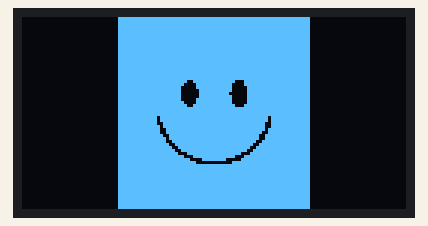
Bench run of a sketch on a simulated Arduino Uno, built with avr-gcc and run on an emulated ATmega328P. Shown: 128×64 one-colour display.

Above: at 2.1 s.

The sketch:

smile.ino
```cpp
#include <SPI.h>
#include <Wire.h>
#include <Adafruit_GFX.h>
#include <Adafruit_SSD1306.h>
#define SCREEN_WIDTH 128 // OLED display width, in pixels
#define SCREEN_HEIGHT 64 // OLED display height, in pixels
#define OLED_RESET     4 // Reset pin # (or -1 if sharing Arduino reset pin)
#define SCREEN_ADDRESS 0x3D
Adafruit_SSD1306 display(OLED_RESET);
// '360_F_295264675_clwKZxogAhxLS9sD163Tgkz1WMHsq1RJ (1) (1)', 128x64px
const unsigned char myBitmap[] PROGMEM = {
 0x00, 0x00, 0x00, 0x00, 0xff, 0xff, 0xff, 0xff, 0xff, 0xff, 0xff, 0xff, 0x00, 0x00, 0x00, 0x00,
  0x00, 0x00, 0x00, 0x00, 0xff, 0xff, 0xff, 0xff, 0xff, 0xff, 0xff, 0xff, 0x00, 0x00, 0x00, 0x00,
  0x00, 0x00, 0x00, 0x00, 0xff, 0xff, 0xff, 0xff, 0xff, 0xff, 0xff, 0xff, 0x00, 0x00, 0x00, 0x00,
  0x00, 0x00, 0x00, 0x00, 0xff, 0xff, 0xff, 0xff, 0xff, 0xff, 0xff, 0xff, 0x00, 0x00, 0x00, 0x00,
  0x00, 0x00, 0x00, 0x00, 0xff, 0xff, 0xff, 0xff, 0xff, 0xff, 0xff, 0xff, 0x00, 0x00, 0x00, 0x00,
  0x00, 0x00, 0x00, 0x00, 0xff, 0xff, 0xff, 0xff, 0xff, 0xff, 0xff, 0xff, 0x00, 0x00, 0x00, 0x00,
  0x00, 0x00, 0x00, 0x00, 0xff, 0xff, 0xff, 0xff, 0xff, 0xff, 0xff, 0xff, 0x00, 0x00, 0x00, 0x00,
  0x00, 0x00, 0x00, 0x00, 0xff, 0xff, 0xff, 0xff, 0xff, 0xff, 0xff, 0xff, 0x00, 0x00, 0x00, 0x00,
  0x00, 0x00, 0x00, 0x00, 0xff, 0xff, 0xff, 0xff, 0xff, 0xff, 0xff, 0xff, 0x00, 0x00, 0x00, 0x00,
  0x00, 0x00, 0x00, 0x00, 0xff, 0xff, 0xff, 0xff, 0xff, 0xff, 0xff, 0xff, 0x00, 0x00, 0x00, 0x00,
  0x00, 0x00, 0x00, 0x00, 0xff, 0xff, 0xff, 0xff, 0xff, 0xff, 0xff, 0xff, 0x00, 0x00, 0x00, 0x00,
  0x00, 0x00, 0x00, 0x00, 0xff, 0xff, 0xff, 0xff, 0xff, 0xff, 0xff, 0xff, 0x00, 0x00, 0x00, 0x00,
  0x00, 0x00, 0x00, 0x00, 0xff, 0xff, 0xff, 0xff, 0xff, 0xff, 0xff, 0xff, 0x00, 0x00, 0x00, 0x00,
  0x00, 0x00, 0x00, 0x00, 0xff, 0xff, 0xff, 0xff, 0xff, 0xff, 0xff, 0xff, 0x00, 0x00, 0x00, 0x00,
  0x00, 0x00, 0x00, 0x00, 0xff, 0xff, 0xff, 0xff, 0xff, 0xff, 0xff, 0xff, 0x00, 0x00, 0x00, 0x00,
  0x00, 0x00, 0x00, 0x00, 0xff, 0xff, 0xff, 0xff, 0xff, 0xff, 0xff, 0xff, 0x00, 0x00, 0x00, 0x00,
  0x00, 0x00, 0x00, 0x00, 0xff, 0xff, 0xff, 0xff, 0xff, 0xff, 0xff, 0xff, 0x00, 0x00, 0x00, 0x00,
  0x00, 0x00, 0x00, 0x00, 0xff, 0xff, 0xff, 0xff, 0xff, 0xff, 0xff, 0xff, 0x00, 0x00, 0x00, 0x00,
  0x00, 0x00, 0x00, 0x00, 0xff, 0xff, 0xff, 0xff, 0xff, 0xff, 0xff, 0xff, 0x00, 0x00, 0x00, 0x00,
  0x00, 0x00, 0x00, 0x00, 0xff, 0xff, 0xff, 0xff, 0xff, 0xff, 0xff, 0xff, 0x00, 0x00, 0x00, 0x00,
  0x00, 0x00, 0x00, 0x00, 0xff, 0xff, 0xff, 0xff, 0xff, 0xff, 0xff, 0xff, 0x00, 0x00, 0x00, 0x00,
  0x00, 0x00, 0x00, 0x00, 0xff, 0xff, 0xfe, 0x7f, 0xfe, 0x3f, 0xff, 0xff, 0x00, 0x00, 0x00, 0x00,
  0x00, 0x00, 0x00, 0x00, 0xff, 0xff, 0xfc, 0x3f, 0xfc, 0x3f, 0xff, 0xff, 0x00, 0x00, 0x00, 0x00,
  0x00, 0x00, 0x00, 0x00, 0xff, 0xff, 0xf8, 0x3f, 0xfc, 0x1f, 0xff, 0xff, 0x00, 0x00, 0x00, 0x00,
  0x00, 0x00, 0x00, 0x00, 0xff, 0xff, 0xf8, 0x1f, 0xfc, 0x1f, 0xff, 0xff, 0x00, 0x00, 0x00, 0x00,
  0x00, 0x00, 0x00, 0x00, 0xff, 0xff, 0xf8, 0x1f, 0xf8, 0x1f, 0xff, 0xff, 0x00, 0x00, 0x00, 0x00,
  0x00, 0x00, 0x00, 0x00, 0xff, 0xff, 0xf8, 0x1f, 0xfc, 0x1f, 0xff, 0xff, 0x00, 0x00, 0x00, 0x00,
  0x00, 0x00, 0x00, 0x00, 0xff, 0xff, 0xf8, 0x3f, 0xfc, 0x1f, 0xff, 0xff, 0x00, 0x00, 0x00, 0x00,
  0x00, 0x00, 0x00, 0x00, 0xff, 0xff, 0xfc, 0x3f, 0xfc, 0x1f, 0xff, 0xff, 0x00, 0x00, 0x00, 0x00,
  0x00, 0x00, 0x00, 0x00, 0xff, 0xff, 0xfe, 0x7f, 0xfe, 0x3f, 0xff, 0xff, 0x00, 0x00, 0x00, 0x00,
  0x00, 0x00, 0x00, 0x00, 0xff, 0xff, 0xff, 0xff, 0xff, 0xff, 0xff, 0xff, 0x00, 0x00, 0x00, 0x00,
  0x00, 0x00, 0x00, 0x00, 0xff, 0xff, 0xff, 0xff, 0xff, 0xff, 0xff, 0xff, 0x00, 0x00, 0x00, 0x00,
  0x00, 0x00, 0x00, 0x00, 0xff, 0xff, 0xff, 0xff, 0xff, 0xff, 0xff, 0xff, 0x00, 0x00, 0x00, 0x00,
  0x00, 0x00, 0x00, 0x00, 0xff, 0xfb, 0xff, 0xff, 0xff, 0xff, 0xdf, 0xff, 0x00, 0x00, 0x00, 0x00,
  0x00, 0x00, 0x00, 0x00, 0xff, 0xfb, 0xff, 0xff, 0xff, 0xff, 0xdf, 0xff, 0x00, 0x00, 0x00, 0x00,
  0x00, 0x00, 0x00, 0x00, 0xff, 0xf9, 0xff, 0xff, 0xff, 0xff, 0x9f, 0xff, 0x00, 0x00, 0x00, 0x00,
  0x00, 0x00, 0x00, 0x00, 0xff, 0xfd, 0xff, 0xff, 0xff, 0xff, 0x9f, 0xff, 0x00, 0x00, 0x00, 0x00,
  0x00, 0x00, 0x00, 0x00, 0xff, 0xfc, 0xff, 0xff, 0xff, 0xff, 0xbf, 0xff, 0x00, 0x00, 0x00, 0x00,
  0x00, 0x00, 0x00, 0x00, 0xff, 0xfc, 0xff, 0xff, 0xff, 0xff, 0x3f, 0xff, 0x00, 0x00, 0x00, 0x00,
  0x00, 0x00, 0x00, 0x00, 0xff, 0xfe, 0x7f, 0xff, 0xff, 0xfe, 0x7f, 0xff, 0x00, 0x00, 0x00, 0x00,
  0x00, 0x00, 0x00, 0x00, 0xff, 0xff, 0x7f, 0xff, 0xff, 0xfe, 0x7f, 0xff, 0x00, 0x00, 0x00, 0x00,
  0x00, 0x00, 0x00, 0x00, 0xff, 0xff, 0x3f, 0xff, 0xff, 0xfc, 0xff, 0xff, 0x00, 0x00, 0x00, 0x00,
  0x00, 0x00, 0x00, 0x00, 0xff, 0xff, 0x9f, 0xff, 0xff, 0xf9, 0xff, 0xff, 0x00, 0x00, 0x00, 0x00,
  0x00, 0x00, 0x00, 0x00, 0xff, 0xff, 0xcf, 0xff, 0xff, 0xf3, 0xff, 0xff, 0x00, 0x00, 0x00, 0x00,
  0x00, 0x00, 0x00, 0x00, 0xff, 0xff, 0xe7, 0xff, 0xff, 0xe7, 0xff, 0xff, 0x00, 0x00, 0x00, 0x00,
  0x00, 0x00, 0x00, 0x00, 0xff, 0xff, 0xf1, 0xff, 0xff, 0x8f, 0xff, 0xff, 0x00, 0x00, 0x00, 0x00,
  0x00, 0x00, 0x00, 0x00, 0xff, 0xff, 0xfc, 0x7f, 0xfe, 0x3f, 0xff, 0xff, 0x00, 0x00, 0x00, 0x00,
  0x00, 0x00, 0x00, 0x00, 0xff, 0xff, 0xff, 0x0f, 0xf0, 0x7f, 0xff, 0xff, 0x00, 0x00, 0x00, 0x00,
  0x00, 0x00, 0x00, 0x00, 0xff, 0xff, 0xff, 0xc0, 0x03, 0xff, 0xff, 0xff, 0x00, 0x00, 0x00, 0x00,
  0x00, 0x00, 0x00, 0x00, 0xff, 0xff, 0xff, 0xff, 0xff, 0xff, 0xff, 0xff, 0x00, 0x00, 0x00, 0x00,
  0x00, 0x00, 0x00, 0x00, 0xff, 0xff, 0xff, 0xff, 0xff, 0xff, 0xff, 0xff, 0x00, 0x00, 0x00, 0x00,
  0x00, 0x00, 0x00, 0x00, 0xff, 0xff, 0xff, 0xff, 0xff, 0xff, 0xff, 0xff, 0x00, 0x00, 0x00, 0x00,
  0x00, 0x00, 0x00, 0x00, 0xff, 0xff, 0xff, 0xff, 0xff, 0xff, 0xff, 0xff, 0x00, 0x00, 0x00, 0x00,
  0x00, 0x00, 0x00, 0x00, 0xff, 0xff, 0xff, 0xff, 0xff, 0xff, 0xff, 0xff, 0x00, 0x00, 0x00, 0x00,
  0x00, 0x00, 0x00, 0x00, 0xff, 0xff, 0xff, 0xff, 0xff, 0xff, 0xff, 0xff, 0x00, 0x00, 0x00, 0x00,
  0x00, 0x00, 0x00, 0x00, 0xff, 0xff, 0xff, 0xff, 0xff, 0xff, 0xff, 0xff, 0x00, 0x00, 0x00, 0x00,
  0x00, 0x00, 0x00, 0x00, 0xff, 0xff, 0xff, 0xff, 0xff, 0xff, 0xff, 0xff, 0x00, 0x00, 0x00, 0x00,
  0x00, 0x00, 0x00, 0x00, 0xff, 0xff, 0xff, 0xff, 0xff, 0xff, 0xff, 0xff, 0x00, 0x00, 0x00, 0x00,
  0x00, 0x00, 0x00, 0x00, 0xff, 0xff, 0xff, 0xff, 0xff, 0xff, 0xff, 0xff, 0x00, 0x00, 0x00, 0x00,
  0x00, 0x00, 0x00, 0x00, 0xff, 0xff, 0xff, 0xff, 0xff, 0xff, 0xff, 0xff, 0x00, 0x00, 0x00, 0x00,
  0x00, 0x00, 0x00, 0x00, 0xff, 0xff, 0xff, 0xff, 0xff, 0xff, 0xff, 0xff, 0x00, 0x00, 0x00, 0x00,
  0x00, 0x00, 0x00, 0x00, 0xff, 0xff, 0xff, 0xff, 0xff, 0xff, 0xff, 0xff, 0x00, 0x00, 0x00, 0x00,
  0x00, 0x00, 0x00, 0x00, 0xff, 0xff, 0xff, 0xff, 0xff, 0xff, 0xff, 0xff, 0x00, 0x00, 0x00, 0x00,
  0x00, 0x00, 0x00, 0x00, 0xff, 0xff, 0xff, 0xff, 0xff, 0xff, 0xff, 0xff, 0x00, 0x00, 0x00, 0x00
};


void setup()
{
   display.begin(SSD1306_SWITCHCAPVCC,0x3C);
   display.clearDisplay();
   delay(2000);

}
void loop(){
  display.drawBitmap(0,0,myBitmap,128,64,WHITE);
  display.display();
}
```
